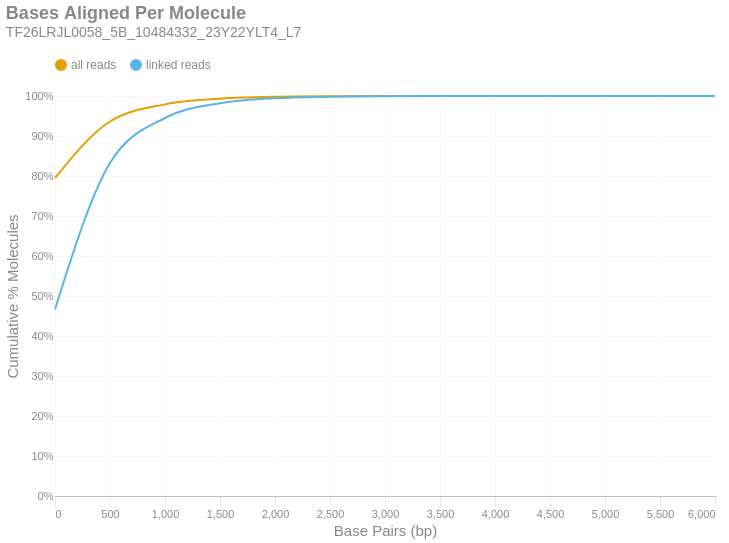

Notebook source saved alongside this figure:
### Markdown cell above
### Bases Aligned Per Molecule
This is a cumulative frequency distribution showing the number of base pairs aligned per unique molecule. These data are shown in 500 bp bins. There are two distributions: one with `all reads` (yellow) and another with only `linked reads` (blue). The percent of molecules in the `linked reads` distribution is relative to the total number of linked molecules.

### Code cell
if SKIPLR:
    print_html(f"Skipped")
else:
    binned_df = consolidated_hist(valids['aligned_bp'], mask, 500, True)
    with SafeRender(binned_df):
        (
            density_plot(binned_df, 'Bases Aligned Per Molecule', samplename, 'basesper')
            .encode(
                x=alt.X('bin:Q', title="Base Pairs (bp)").axis(tickMinStep=500).scale(padding=0),
                y=alt.Y('value:Q', title='Cumulative % Molecules')
                    .axis(format='%')
                    .scale(domain = [0,1])
                    .stack(False),
                color=alt.Color("key:N").scale(domain = ["all reads", "linked reads"]),
                tooltip = [
                    alt.Tooltip("key:N", title = "Data Type"),
                    alt.Tooltip("range_label:N", title="Bases Aligned Per Molecule"),
                    alt.Tooltip("value:Q", format = ".2%", title="% Molecules (Cum.)")
                ]
            )
        ).display()

### Figure 1 — Vega-Lite specification as saved in the notebook (floating-point values rounded to 4 significant figures)
{"width": "container", "height": 400, "config": {"title": {"anchor": "start", "dy": -15, "fontSize": 18, "color": "#888888", "subtitleColor": "#888888", "subtitleFontSize": 14}, "arc": {"fill": "#0072B2"}, "axis": {"domainColor": "#888888", "domainWidth": 0.5, "gridWidth": 0.2, "grid": false, "titleFontWeight": 400, "titleFontSize": 15, "labelFontSize": 11, "labelColor": "#888888", "tickColor": "#888888", "tickWidth": 0.2, "titleColor": "#888888"}, "axisBand": {"grid": false}, "axisX": {"grid": true, "tickSize": 10, "domainCap": "round"}, "axisY": {"domain": false, "grid": true, "tickSize": 0, "domainCap": "round"}, "background": "transparent", "header": {"labelFontSize": 15, "labelColor": "#888888", "titleFontSize": 15, "titleFontWeight": 600, "titleColor": "#888888"}, "legend": {"labelFont": "sans-serif", "labelFontSize": 12, "labelColor": "#888888", "symbolSize": 100, "symbolType": "circle", "titleFontSize": 12, "titlePadding": 10, "titleColor": "#888888", "title": null, "orient": "top"}, "range": {"category": ["#E69F00", "#56B4E9", "#009E73", "#F0E442", "#0072B2", "#D55E00", "#CC79A7", "#000000"], "diverging": ["#cfe8f3", "#a2d4ec", "#73bfe2", "#46abdb", "#1696d2", "#12719e"]}, "area": {"fill": "#0072B2", "fillOpacity": 0.7, "line": true, "strokeOpacity": 0.7}, "line": {"color": "#0072B2", "stroke": "#0072B2", "strokeWidth": 2}, "trail": {"color": "#0072B2", "stroke": "#0072B2", "strokeWidth": 0, "size": 1}, "point": {"filled": true, "fillOpacity": 1.0, "size": 95}, "text": {"color": "#888888", "fontSize": 11, "align": "right", "fontWeight": 400, "size": 11}, "bar": {"fill": "#0072B2", "stroke": null}, "view": {"stroke": null, "continuousWidth": 660, "continuousHeight": 400}}, "data": {"name": "data-d4254988aef02cacccffd0eb4dcb2bdf"}, "mark": {"type": "line", "interpolate": "monotone", "point": {"opacity": 0, "size": 275}}, "encoding": {"color": {"field": "key", "scale": {"domain": ["all reads", "linked reads"]}, "type": "nominal"}, "tooltip": [{"field": "key", "title": "Data Type", "type": "nominal"}, {"field": "range_label", "title": "Bases Aligned Per Molecule", "type": "nominal"}, {"field": "value", "format": ".2%", "title": "% Molecules (Cum.)", "type": "quantitative"}], "x": {"axis": {"tickMinStep": 500}, "field": "bin", "scale": {"padding": 0}, "title": "Base Pairs (bp)", "type": "quantitative"}, "y": {"axis": {"format": "%"}, "field": "value", "scale": {"domain": [0, 1]}, "stack": false, "title": "Cumulative % Molecules", "type": "quantitative"}}, "params": [{"name": "param_c36ac31b6afebe62", "select": {"type": "point", "fields": ["key"]}, "bind": "legend"}], "title": {"text": "Bases Aligned Per Molecule", "subtitle": "TF26LRJL0058_5B_10484332_23Y22YLT4_L7"}, "transform": [{"fold": ["all reads (cumsum)", "linked reads (cumsum)"]}, {"calculate": "replace(datum.key, ' (cumsum)', '')", "as": "key"}, {"filter": {"param": "param_c36ac31b6afebe62"}}], "usermeta": {"embedOptions": {"downloadFileName": "TF26LRJL0058_5B_10484332_23Y22YLT4_L7.basesper"}}, "$schema": "https://vega.github.io/schema/vega-lite/v6.4.1.json", "datasets": {"data-d4254988aef02cacccffd0eb4dcb2bdf": [{"bin": "0.0", "interval": "0.0-500.0", "all reads": 0.795, "linked reads": 0.4665, "all reads (cumsum)": 0.795, "linked reads (cumsum)": 0.4665, "range_label": "0-499"}, {"bin": "500.0", "interval": "500.0-1000.0", "all reads": 0.1413, "linked reads": 0.3662, "all reads (cumsum)": 0.9363, "linked reads (cumsum)": 0.8327, "range_label": "500-999"}, {"bin": "1000.0", "interval": "1000.0-1500.0", "all reads": 0.04278, "linked reads": 0.1123, "all reads (cumsum)": 0.9791, "linked reads (cumsum)": 0.945, "range_label": "1000-1499"}, {"bin": "1500.0", "interval": "1500.0-2000.0", "all reads": 0.01404, "linked reads": 0.03687, "all reads (cumsum)": 0.9931, "linked reads (cumsum)": 0.9819, "range_label": "1500-1999"}, {"bin": "2000.0", "interval": "2000.0-2500.0", "all reads": 0.004863, "linked reads": 0.01277, "all reads (cumsum)": 0.998, "linked reads (cumsum)": 0.9946, "range_label": "2000-2499"}, {"bin": "2500.0", "interval": "2500.0-3000.0", "all reads": 0.001342, "linked reads": 0.003524, "all reads (cumsum)": 0.9993, "linked reads (cumsum)": 0.9982, "range_label": "2500-2999"}, {"bin": "3000.0", "interval": "3000.0-3500.0", "all reads": 0.0004627, "linked reads": 0.001215, "all reads (cumsum)": 0.9998, "linked reads (cumsum)": 0.9994, "range_label": "3000-3499"}, {"bin": "3500.0", "interval": "3500.0-4000.0", "all reads": 0.0001552, "linked reads": 0.0004075, "all reads (cumsum)": 0.9999, "linked reads (cumsum)": 0.9998, "range_label": "3500-3999"}, {"bin": "4000.0", "interval": "4000.0-4500.0", "all reads": 5.104e-05, "linked reads": 0.000134, "all reads (cumsum)": 1.0, "linked reads (cumsum)": 0.9999, "range_label": "4000-4499"}, {"bin": "4500.0", "interval": "4500.0-5000.0", "all reads": 1.735e-05, "linked reads": 4.558e-05, "all reads (cumsum)": 1.0, "linked reads (cumsum)": 1.0, "range_label": "4500-4999"}, {"bin": "5000.0", "interval": "5000.0-5500.0", "all reads": 4.764e-06, "linked reads": 1.251e-05, "all reads (cumsum)": 1.0, "linked reads (cumsum)": 1.0, "range_label": "5000-5499"}, {"bin": "5500.0", "interval": "5500.0-6000.0", "all reads": 4.083e-06, "linked reads": 1.072e-05, "all reads (cumsum)": 1.0, "linked reads (cumsum)": 1.0, "range_label": "5500-5999"}, {"bin": "6000.0", "interval": "6000.0-6500.0", "all reads": 2.382e-06, "linked reads": 6.256e-06, "all reads (cumsum)": 1.0, "linked reads (cumsum)": 1.0, "range_label": "6000-6499"}]}}
